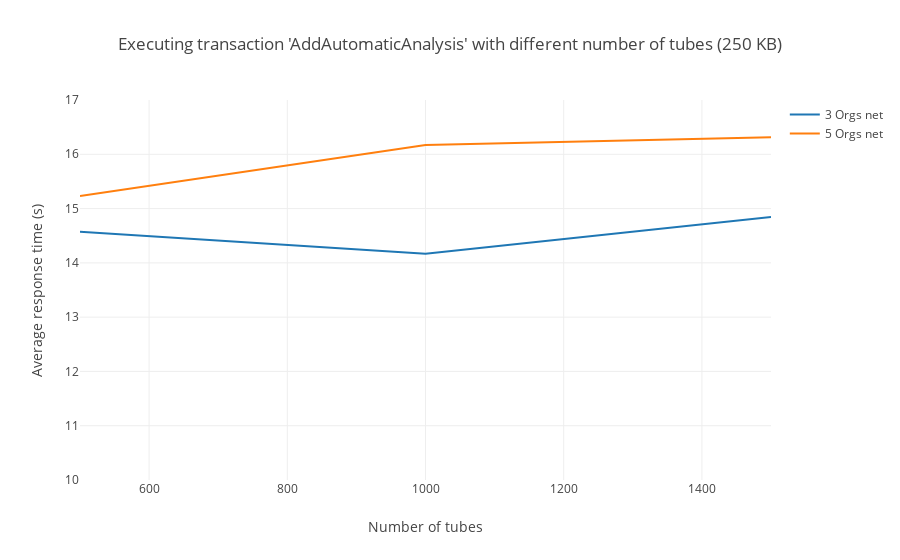

The code cell stored with this chart in its notebook:
### Markdown cell above
### Average times when executing tx 'AddAutomaticAnalysis'

### Code cell
# 3 Orgs net data
threeOrgs = [14.5715, 14.1668, 14.8436]
# 5 Orgs net data
fiveOrgs = [15.2297, 16.1720, 16.3144]

avgAutoAnalysis("250 KB", threeOrgs, fiveOrgs)

### Figure 1 — Plotly figure (JSON) as saved in the notebook; plotly's stock layout.template omitted (floating-point values rounded to 4 significant figures)
{"data": [{"mode": "lines", "name": "3 Orgs net", "type": "scatter", "uid": "cde38a37-04c9-4118-ad2f-a44b8064b54d", "x": [500, 1000, 1500], "y": [14.57, 14.17, 14.84]}, {"mode": "lines", "name": "5 Orgs net", "type": "scatter", "uid": "424357f5-5da2-49bb-a3bb-d2dbd6dbe41b", "x": [500, 1000, 1500], "y": [15.23, 16.17, 16.31]}], "layout": {"barmode": "group", "title": {"text": "Executing transaction 'AddAutomaticAnalysis' with different number of tubes (250 KB)"}, "xaxis": {"range": [500, 1500], "title": {"text": "Number of tubes"}}, "yaxis": {"range": [10, 17], "title": {"text": "Average response time (s)"}}}}
